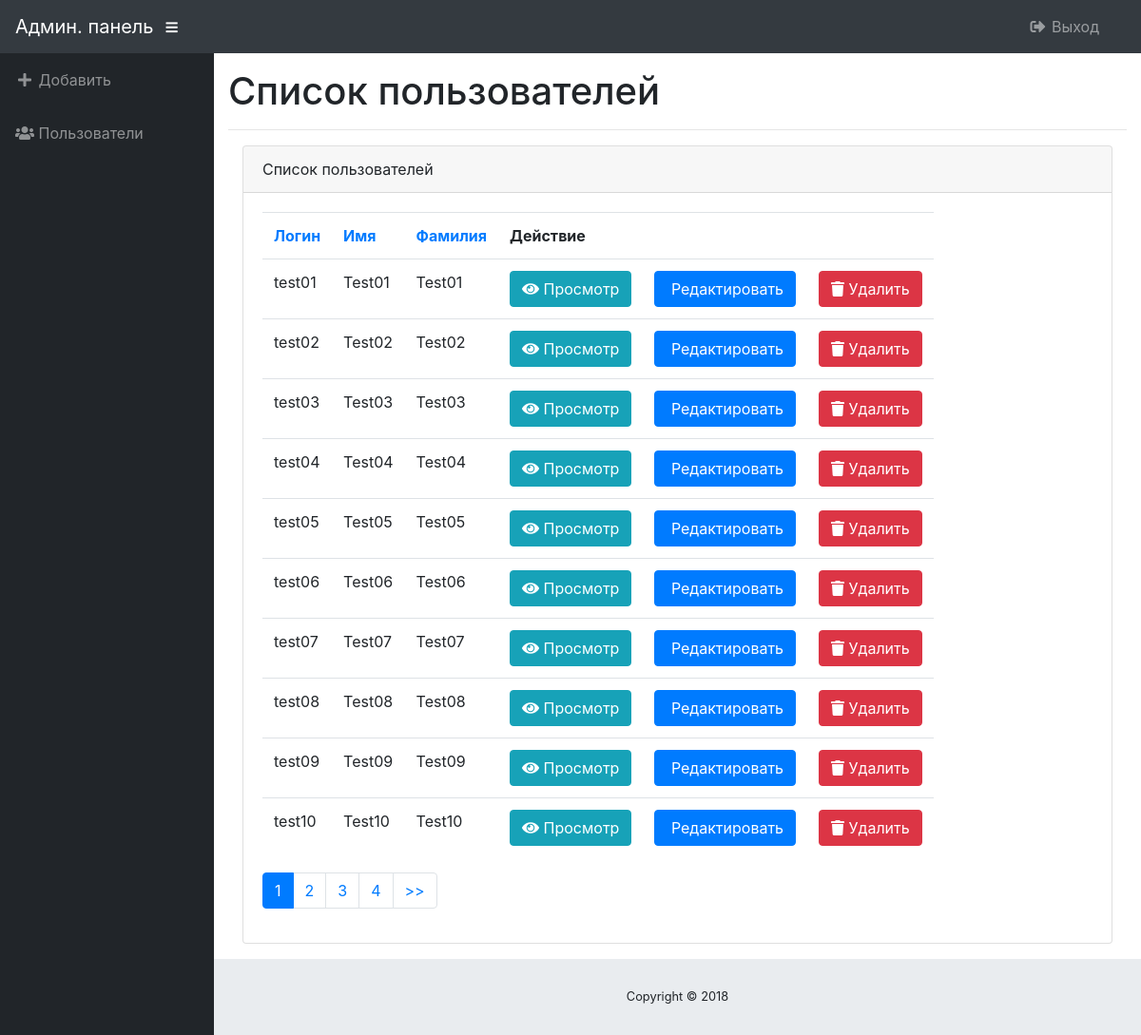
Screenshot of /backend/client/index (signed in) with the database file from the repository.
### tables this page shows
CREATE TABLE `user` (
  `id` int(11) NOT NULL,
  `login` varchar(25) NOT NULL,
  `password` varchar(32) NOT NULL,
  `role` smallint(1) NOT NULL DEFAULT '0',
  `firstname` varchar(64) DEFAULT NULL,
  `lastname` varchar(64) DEFAULT NULL,
  `gender` smallint(1) NOT NULL,
  `dob` date DEFAULT NULL
);

### index.php (called while the page is built, shortened)
<?php
spl_autoload_register(function ($class) {
    $path = str_replace('\\', '/', $class . '.php');
});
$router = new Router;
$router->run();

### application/controllers/backend/ClientController.php (called while the page is built, shortened)
<?php
class ClientController extends Controller
{
    public function __construct($route)
    {
        $this->view->layout = 'backend';
    }
    public function actionIndex($page = 1, $sort = 'login', $order = "asc")
    {
        $model = new Client();
        $pagination = new Pagination($this->route, $model->getUserCount(), $model::USER_PER_PAGE);
        $list = $model->getUserList($page, $model::USER_PER_PAGE, $sort, $order);
        $order = $order == 'asc' ? 'desc' : 'asc';
        $this->view->render('index', [
            'pagination' => $pagination->get(),
            'list' => $list,
            'page' => $page,
            'sort' => $sort,
            'order' => $order,
        ]);
    }
}

### application/lib/Db.php (called while the page is built, shortened)
<?php
class Db
{
    protected $db;
    public function __construct()
    {
        $config = require 'application/config/db.php';
        $this->db = new PDO('mysql:host=' . $config['host'] . ';dbname=' . $config['name'] . '', $config['user'], $config['password']);
    }
    public function query($sql, $params = [])
    {
        $stmt = $this->db->prepare($sql);
        if (!empty($params)) {
            foreach ($params as $key => $val) {
                if (is_int($val)) {
                    $type = PDO::PARAM_INT;
                } else {
                    $type = PDO::PARAM_STR;
                }
                $stmt->bindValue(':' . $key, $val, $type);
            }
        }
        $stmt->execute();
        return $stmt;
    }
    public function row($sql, $params = [])
    {
        $result = $this->query($sql, $params);
        return $result->fetchAll(PDO::FETCH_ASSOC);
    }
    public function column($sql, $params = [])
    {
        $result = $this->query($sql, $params);
        return $result->fetchColumn();
    }
}

### application/config/db.php (called while the page is built)
<?php
return [
    'host' => '127.0.0.1',
    'name' => 'sibers',
    'user' => 'root',
    'password' => '12345678',
];

### application/models/Client.php (called while the page is built, shortened)
<?php
class Client extends Model
{
    public function getUserCount()
    {
        return $this->db->column('SELECT COUNT(id) FROM user WHERE role <> :role', ['role' => Auth::ROLE_ADMIN]);
    }
    public function getUserList($page = 1, $max = 10, $sort = 'login', $order = 'asc')
    {
        $page = !is_numeric($page) || $page < 0 ? 1 : $page;
        $params = [
            'role' => Auth::ROLE_ADMIN,
            'max' => $max,
            'start' => ((($page ?? 1) - 1) * $max),
        ];
        return $this->db->row('SELECT * FROM user WHERE role != :role ORDER BY ' . $sort . ' ' . $order . ' LIMIT :start, :max', $params);
    }
}

### application/core/Model.php (called while the page is built, shortened)
<?php
abstract class Model
{
    public function __construct()
    {
        $this->db = new Db;
    }
}

### application/core/Controller.php (called while the page is built, shortened)
<?php
abstract class Controller
{
    public function __construct($route)
    {
        $this->route = $route;
    }
}

### application/views/backend/client/index.php (the view, shortened to what this page needs)
<?php
$this->title = 'Список пользователей';
?>
<div class="content-wrapper">
    <div class="container-fluid">
        <div class="card mb-3">
            <div class="card-header"><?= $this->title ?></div>
            <div class="card-body">
                <div class="row">
                    <div class="col-sm-4">
                        <?php if (empty($list)): ?>
                            <p>Список пользователей пуст</p>
                        <?php else: ?>
                            <table class="table">
                                <tr>
                                    <th>
                                        <a href="/backend/client/index?page=<?= $page ?>&sort=<?= $sort ?>&order=<?= $order ?>">Логин</a>
                                    </th>
                                    <th>
                                        <a href="/backend/client/index?page=<?= $page ?>&sort=<?= $sort ?>&order=<?= $order ?>">Имя</a>
                                    </th>
                                    <th>
                                        <a href="/backend/client/index?page=<?= $page ?>&sort=<?= $sort ?>&order=<?= $order ?>">Фамилия</a>
                                    </th>
                                    <th colspan="3">Действие</th>
                                </tr>
                                <?php foreach ($list as $val): ?>
                                    <tr>
                                        <td><?php echo htmlspecialchars($val['login'], ENT_QUOTES); ?></td>
                                        <td><?php echo htmlspecialchars($val['firstname'], ENT_QUOTES); ?></td>
                                        <td><?php echo htmlspecialchars($val['lastname'], ENT_QUOTES); ?></td>
                                        <td>
                                            <a href="/backend/client/view/<?php echo $val['id']; ?>"
                                               class="btn btn-info">
                                                <span class="fa fa-eye"></span>
                                                Просмотр
                                            </a>
                                        </td>
                                        <td>
                                            <a href="/backend/client/update/<?php echo $val['id']; ?>"
                                               class="btn btn-primary">
                                                Редактировать
                                            </a>
                                        </td>
                                        <td>
                                            <a href="/backend/client/delete/<?php echo $val['id']; ?>"
                                               class="btn btn-danger">
                                                <i class="fa fa-trash"></i>
                                                Удалить
                                            </a>
                                        </td>
                                    </tr>
                                <?php endforeach; ?>
                            </table>
                            <?php echo $pagination; ?>
                        <?php endif; ?>
                    </div>
                </div>
            </div>
        </div>
    </div>
</div>

### application/core/Router.php (shortened to what this page needs)
<?php
class Router
{
    protected $routes = [];
    protected $params = [];
    public function add($route, $params)
    {
        $route = preg_replace('/\//', '\\/', $route);
        $route = preg_replace('/\{([a-z]+)\}/', '(?P<\1>[a-z-]+)', $route);
        $route = preg_replace('/\{([a-z]+):([^\}]+)\}/', '(?P<\1>\2)', $route);
        $route = '/^' . $route . '$/i';
        $this->routes[$route] = $params;
    }
    public function match()
    {
        $url = trim($_SERVER['REQUEST_URI'], '/');
        $args = [];
        $query = parse_url($url);
        if(isset($query['path']) && $query['path'] != '') {
            $rt = explode('/', $query['path']);
            if(isset($rt[0])) {
                $this->params['section'] = $rt[0];
            }
            if(isset($rt[1])) {
                $this->params['controller'] = $rt[1];
            }
            if(isset($rt[2])) {
                $this->params['action']  = $rt[2];
            }
        }
        $this->params = array_merge($this->params, $args);
        foreach ($this->routes as $route => $params) {
            if (preg_match($route, $url, $matches)) {
                $this->params = $params;
            }
        }
        if(!empty($this->params)) {
            return true;
        }
        return false;
    }
    public function run()
    {
        if ($this->match()) {
            $path = 'application\controllers\\' . $this->params['section'] . '\\' . ucfirst($this->params['controller']) . 'Controller';
            if (class_exists($path)) {
                $action = 'action' . ucfirst($this->params['action']);
                if (method_exists($path, $action)) {
                    $controller = new $path($this->params);
                    $args = array_filter($this->params, function($value, $key) {
                        return $key != 'action' && $key != 'section' && $key != 'controller';
                    }, ARRAY_FILTER_USE_BOTH);
                    call_user_func_array([$controller, $action], $args);
                } else {
                    View::errorCode(404);
                }
            } else {
                View::errorCode(404);
            }
        } else {
            View::errorCode(404);
        }
    }
}

### application/lib/Pagination.php (shortened to what this page needs)
<?php
class Pagination
{
    private $max = 10;
    private $route;
    private $amount;
    private $current_page;
    private $total;
    private $limit;
    public function __construct($route, $total, $limit = 10)
    {
        $this->route = $route;
        $this->total = $total;
        $this->limit = $limit;
        $this->amount = $this->amount();
    }
    public function get()
    {
        $links = null;
        $limits = $this->limits();
        $html = '<nav><ul class="pagination">';
        for ($page = $limits[0]; $page <= $limits[1]; $page++) {
            if ($page == $this->current_page) {
                $links .= '<li class="page-item active"><span class="page-link">' . $page . '</span></li>';
            } else {
                $links .= $this->generateHtml($page);
            }
        }
        if (!is_null($links)) {
            if ($this->current_page < $this->amount) {
                $links .= $this->generateHtml($this->amount, '>>');
            }
        }
        $html .= $links . ' </ul></nav>';
        return $html;
    }
    private function generateHtml($page, $text = null)
    {
        if (!$text) {
            $text = $page;
        }
        $parts = parse_url($_SERVER['REQUEST_URI']) + array('query' => array());
        $query = '';
        if (isset($parts['query']) && !empty($parts['query']) != '') {
            parse_str($parts['query'], $query);
            if (!empty($query)) {
                $query = '?' . http_build_query(array_merge($query, array('page' => $page)));
            }
        } else {
            $query = '?page=' . $page;
        }
        $link = $parts['path'] . $query;
        return '<li class="page-item"><a class="page-link" href="' . $link . '">' . $text . '</a></li>';
    }
    private function limits()
    {
        $left = $this->current_page - round($this->max / 2);
        $start = $left > 0 ? $left : 1;
        if ($start + $this->max <= $this->amount) {
            $end = $start > 1 ? $start + $this->max : $this->max;
        } else {
            $end = $this->amount;
            $start = $this->amount - $this->max > 0 ? $this->amount - $this->max : 1;
        }
        return array($start, $end);
    }
    private function setCurrentPage()
    {
        if (!isset($this->route['page']) || !is_numeric($this->route['page']) || $this->route['page'] < 0) {
            $currentPage = 1;
        } else {
            $currentPage = $this->route['page'];
        }
        $this->current_page = $currentPage;
    }
    private function amount()
    {
        return ceil($this->total / $this->limit);
    }
}

### application/core/View.php (shortened to what this page needs)
<?php
class View
{
    public $route;
    public $layout = 'frontend';
    public function __construct($route)
    {
        $this->route = $route;
    }
    public function render($path = '', $vars = [])
    {
        extract($vars);
        $template = 'application/views/' . $this->route['section'] . '/' . $this->route['controller'] . '/' . $path . '.php';
        if (file_exists($template)) {
            require $template;
            $content = ob_get_clean();
            require 'application/views/layouts/' . $this->layout . '.php';
        }
    }
}

### application/views/layouts/backend.php (shortened to what this page needs)
<!DOCTYPE html>
<html lang="en">
<head>
    <link href="/public/css/bootstrap.min.css" rel="stylesheet">
    <link href="/public/fontawesome-free/css/all.min.css" rel="stylesheet" type="text/css">
    <link href="/public/css/sb-admin.min.css" rel="stylesheet">
</head>
<body id="page-top">
<nav class="navbar navbar-expand navbar-dark bg-dark static-top">
    <a class="navbar-brand mr-1" href="/backend">Админ. панель</a>
    <button class="btn btn-link btn-sm text-white order-1 order-sm-0" id="sidebarToggle" href="#">
        <i class="fas fa-bars"></i>
    </button>
    <ul class="navbar-nav ml-auto mr-0 mr-md-3 my-2 my-md-0">
        <li class="nav-item no-arrow mx-1">
            <a class="nav-link" href="/backend/default/logout">
                <i class="fa fa-fw fa-sign-out-alt"></i>
                <span class="nav-link-text">Выход</span>
            </a>
        </li>
    </ul>
</nav>
<div id="wrapper">
    <ul class="sidebar navbar-nav">
        <li class="nav-item">
            <a class="nav-link" href="/backend/client/create">
                <i class="fa fa-fw fa-plus"></i>
                <span class="nav-link-text">Добавить</span>
            </a>
        </li>
        <li class="nav-item">
            <a class="nav-link" href="/backend/client/index">
                <i class="fa fa-fw fa-users"></i>
                <span class="nav-link-text">Пользователи</span>
            </a>
        </li>
    </ul>
    <div id="content-wrapper">
        <div class="container-fluid">
            <h1><?= $this->title ?></h1>
            <hr>
            <?= $content ?>
        </div>
        <footer class="sticky-footer">
            <div class="container my-auto">
                <div class="copyright text-center my-auto">
                    <span>Copyright © 2018</span>
                </div>
            </div>
        </footer>
    </div>
</div>
</body>
</html>

### rows the page displays
user: login "test01", firstname "Test01", lastname "Test01"
user: login "test02", firstname "Test02", lastname "Test02"
user: login "test03", firstname "Test03", lastname "Test03"
user: login "test04", firstname "Test04", lastname "Test04"
user: login "test05", firstname "Test05", lastname "Test05"
user: login "test06", firstname "Test06", lastname "Test06"
user: login "test07", firstname "Test07", lastname "Test07"
user: login "test08", firstname "Test08", lastname "Test08"
user: login "test09", firstname "Test09", lastname "Test09"
user: login "test10", firstname "Test10", lastname "Test10"

### other values shown
$this->title "Список пользователей"
$text "2"
$text "3"
$text "4"
$text ">>"
